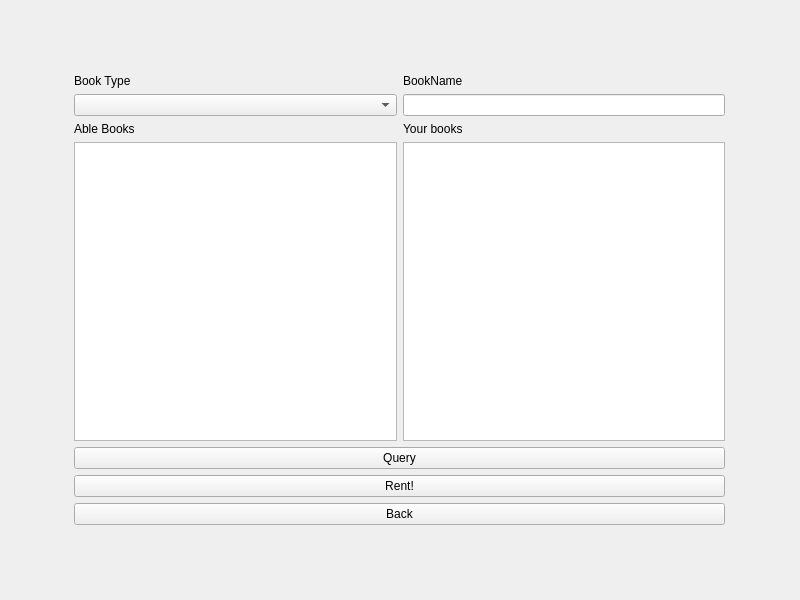
<?xml version="1.0" encoding="UTF-8"?>
<ui version="4.0">
 <class>RentingPage</class>
 <widget class="QWidget" name="RentingPage">
  <property name="geometry">
   <rect>
    <x>0</x>
    <y>0</y>
    <width>800</width>
    <height>600</height>
   </rect>
  </property>
  <property name="windowTitle">
   <string>Form</string>
  </property>
  <widget class="QWidget" name="gridLayoutWidget">
   <property name="geometry">
    <rect>
     <x>-1</x>
     <y>-1</y>
     <width>801</width>
     <height>601</height>
    </rect>
   </property>
   <layout class="QGridLayout" name="gridLayout">
    <property name="leftMargin">
     <number>75</number>
    </property>
    <property name="topMargin">
     <number>75</number>
    </property>
    <property name="rightMargin">
     <number>75</number>
    </property>
    <property name="bottomMargin">
     <number>75</number>
    </property>
    <item row="2" column="1">
     <widget class="QLabel" name="label_2">
      <property name="text">
       <string>Your books</string>
      </property>
     </widget>
    </item>
    <item row="0" column="1">
     <widget class="QLabel" name="label_4">
      <property name="text">
       <string>BookName</string>
      </property>
     </widget>
    </item>
    <item row="4" column="0" colspan="2">
     <widget class="QPushButton" name="QueryButton">
      <property name="text">
       <string>Query</string>
      </property>
     </widget>
    </item>
    <item row="5" column="0" colspan="2">
     <widget class="QPushButton" name="RentButton">
      <property name="text">
       <string>Rent!</string>
      </property>
     </widget>
    </item>
    <item row="1" column="1">
     <widget class="QLineEdit" name="BookNameLine"/>
    </item>
    <item row="2" column="0">
     <widget class="QLabel" name="label">
      <property name="text">
       <string>Able Books</string>
      </property>
     </widget>
    </item>
    <item row="1" column="0">
     <widget class="QComboBox" name="BookTypeCombo"/>
    </item>
    <item row="0" column="0">
     <widget class="QLabel" name="label_3">
      <property name="text">
       <string>Book Type</string>
      </property>
     </widget>
    </item>
    <item row="6" column="0" colspan="2">
     <widget class="QPushButton" name="GoBackButton">
      <property name="text">
       <string>Back</string>
      </property>
     </widget>
    </item>
    <item row="3" column="1">
     <widget class="QTableView" name="RentedBookView">
      <property name="editTriggers">
       <set>QAbstractItemView::NoEditTriggers</set>
      </property>
     </widget>
    </item>
    <item row="3" column="0">
     <widget class="QTableView" name="BooksView">
      <property name="editTriggers">
       <set>QAbstractItemView::NoEditTriggers</set>
      </property>
     </widget>
    </item>
   </layout>
  </widget>
 </widget>
 <resources/>
 <connections/>
</ui>
